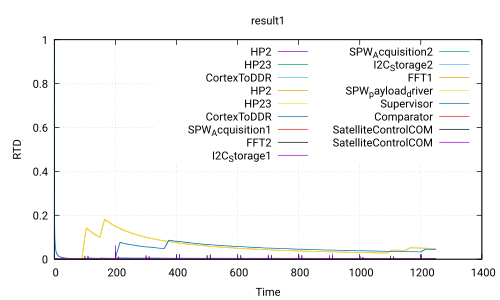

Write the gnuplot code that produced this figure.
 set title 'result1'
 set ylabel 'RTD'
 set xlabel 'Time'
 set grid
 set term pdf
 set output 'Use_case_DoubleCamera_Safety.ATIPPIC.executable360.0_60.0.pdf'
 plot 'Use_case_DoubleCamera_Safety.ATIPPIC.executable360.0_60.0.csv' using 1:2 with lines title 'HP2','Use_case_DoubleCamera_Safety.ATIPPIC.executable360.0_60.0.csv' using 1:3 with lines title 'HP23','Use_case_DoubleCamera_Safety.ATIPPIC.executable360.0_60.0.csv' using 1:4 with lines title 'CortexToDDR','Use_case_DoubleCamera_Safety.ATIPPIC.executable360.0_60.0.csv' using 1:5 with lines title 'HP2','Use_case_DoubleCamera_Safety.ATIPPIC.executable360.0_60.0.csv' using 1:6 with lines title 'HP23','Use_case_DoubleCamera_Safety.ATIPPIC.executable360.0_60.0.csv' using 1:7 with lines title 'CortexToDDR','Use_case_DoubleCamera_Safety.ATIPPIC.executable360.0_60.0.csv' using 1:8 with lines title 'SPW_Acquisition1','Use_case_DoubleCamera_Safety.ATIPPIC.executable360.0_60.0.csv' using 1:9 with lines title 'FFT2','Use_case_DoubleCamera_Safety.ATIPPIC.executable360.0_60.0.csv' using 1:10 with lines title 'I2C_Storage1','Use_case_DoubleCamera_Safety.ATIPPIC.executable360.0_60.0.csv' using 1:11 with lines title 'SPW_Acquisition2','Use_case_DoubleCamera_Safety.ATIPPIC.executable360.0_60.0.csv' using 1:12 with lines title 'I2C_Storage2','Use_case_DoubleCamera_Safety.ATIPPIC.executable360.0_60.0.csv' using 1:13 with lines title 'FFT1','Use_case_DoubleCamera_Safety.ATIPPIC.executable360.0_60.0.csv' using 1:14 with lines title 'SPW_payload_driver','Use_case_DoubleCamera_Safety.ATIPPIC.executable360.0_60.0.csv' using 1:15 with lines title 'Supervisor','Use_case_DoubleCamera_Safety.ATIPPIC.executable360.0_60.0.csv' using 1:16 with lines title 'Comparator','Use_case_DoubleCamera_Safety.ATIPPIC.executable360.0_60.0.csv' using 1:17 with lines title 'SatelliteControlCOM','Use_case_DoubleCamera_Safety.ATIPPIC.executable360.0_60.0.csv' using 1:18 with lines title 'SatelliteControlCOM'
